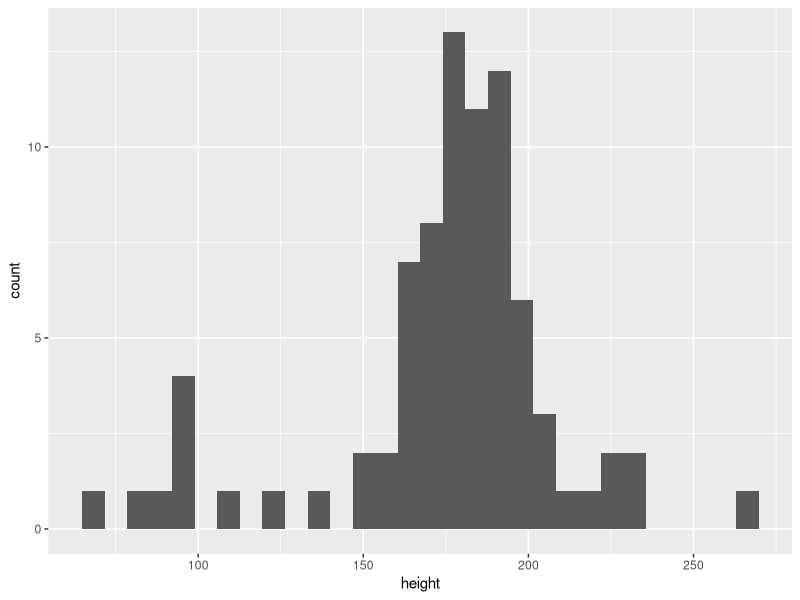
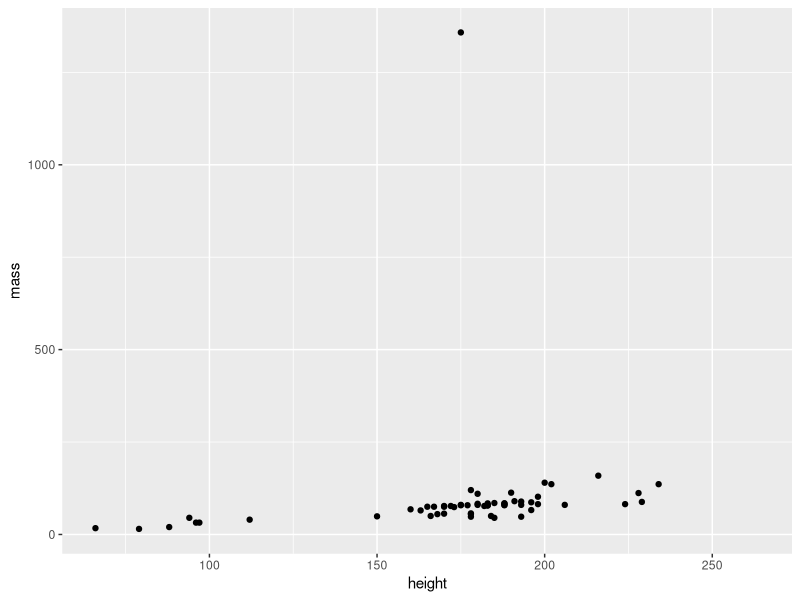
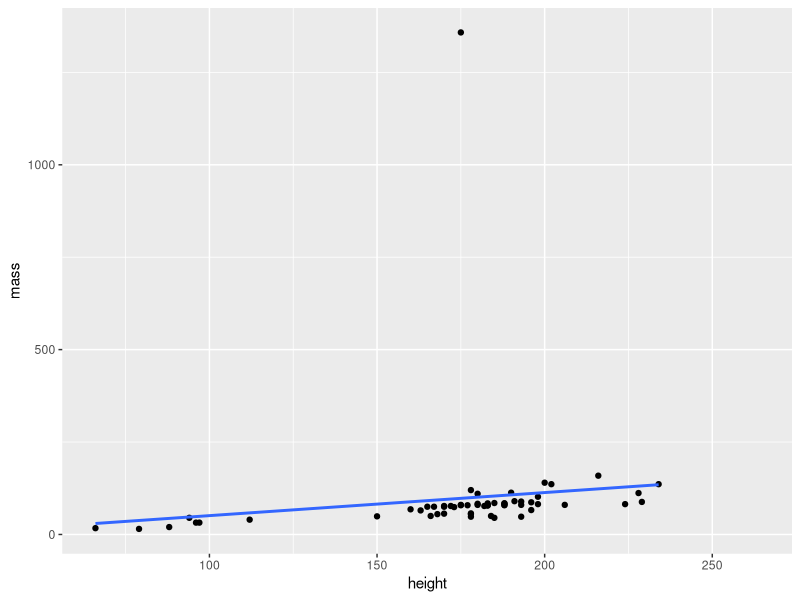
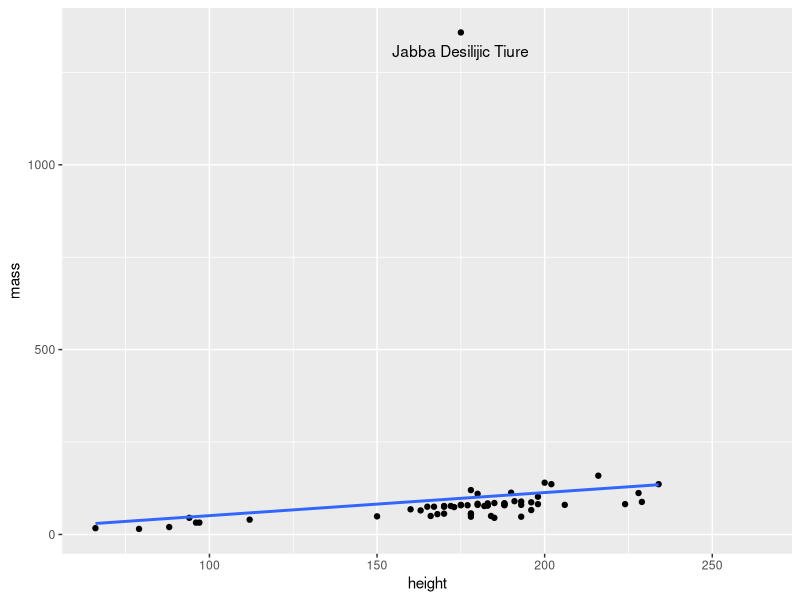
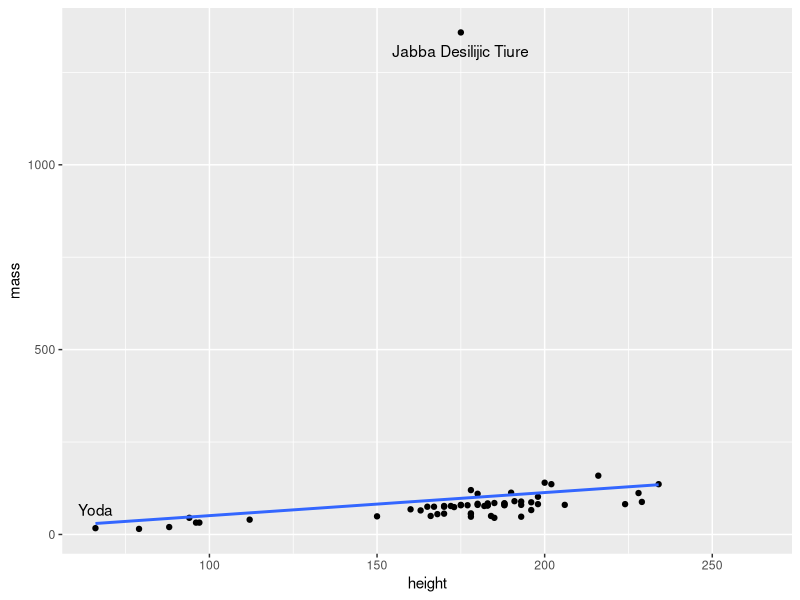
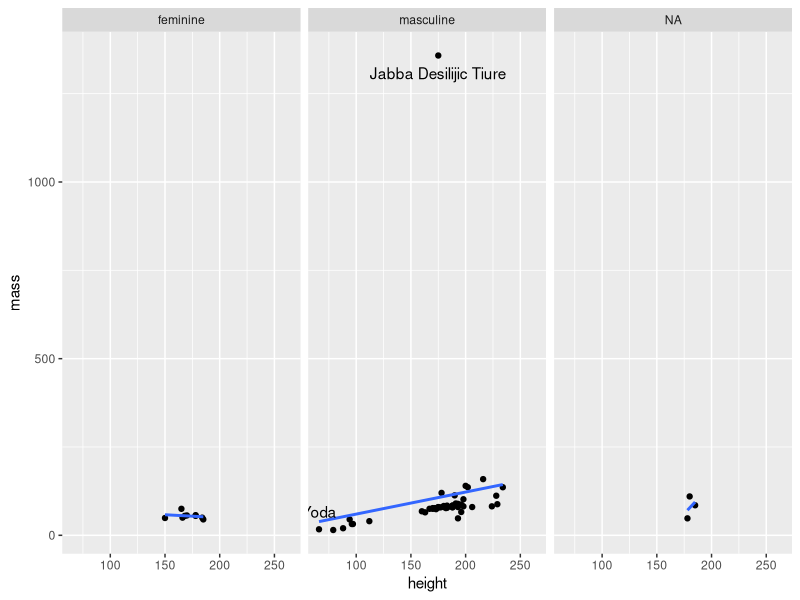
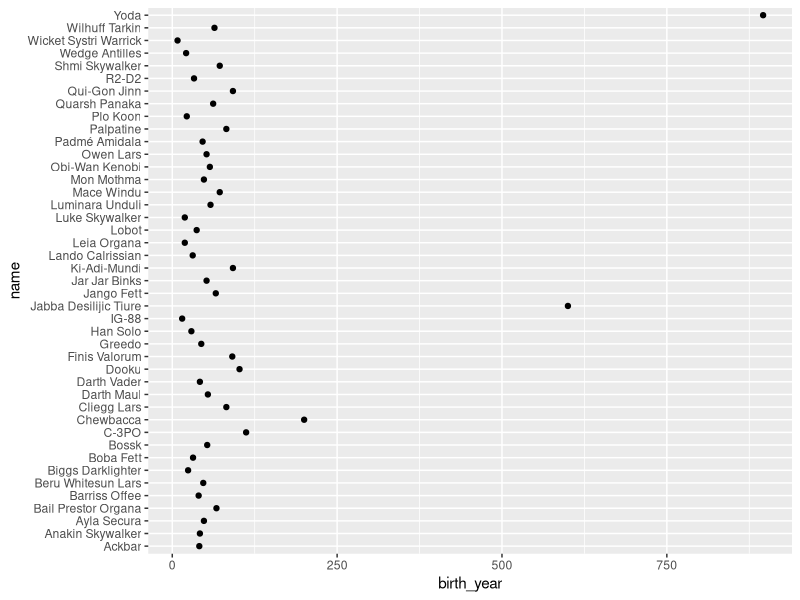
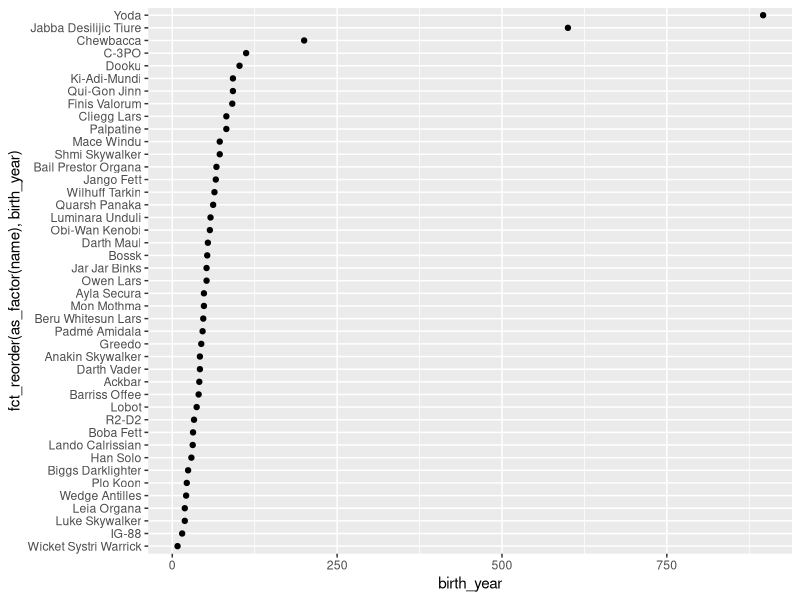

The R source for these figures, in order:
## ---- chunk 1

# Load required libraries

library(tidyverse)

## ---- chunk 2

# built-in data

starwars_chars <- starwars

## ---- chunk 3

# hint: height is numerical; 
# look for geoms that do a good job of summarizing numerical variables

ggplot(starwars_chars) +
  geom_histogram(aes(height))

## ---- chunk 4

# what geom is best for two numerical variables?

ggplot(starwars_chars, aes(height,mass)) +
  geom_point()

## ---- chunk 5

ggplot(starwars_chars, aes(height,mass)) +
  geom_point() +
  geom_smooth(method = "lm", se=FALSE)

## ---- chunk 6

# hint: you can use "data=" in a geom layer to use different data for that layer 

ggplot(starwars_chars, aes(height,mass)) +
  geom_point() +
  geom_smooth(method = "lm", se=FALSE) + 
  geom_text(data=starwars_chars %>% filter(mass > 1000), aes(label=name), nudge_y = -50)

## ---- chunk 7

ggplot(starwars_chars, aes(height,mass)) +
  geom_point() +
  geom_smooth(method = "lm", se=FALSE) + 
  geom_text(data=starwars_chars %>% filter(mass > 1000), aes(label=name), nudge_y = -50) + 
  geom_text(data=starwars_chars %>% filter(height < 75), aes(label=name), nudge_y = 50)

## ---- chunk 8

# hint: try facet_wrap

ggplot(starwars_chars, aes(height,mass)) +
  geom_point() +
  geom_smooth(method = "lm", se=FALSE) + 
  geom_text(data=starwars_chars %>% filter(mass > 1000), aes(label=name), nudge_y = -50) + 
  geom_text(data=starwars_chars %>% filter(height < 75), aes(label=name), nudge_y = 50) +
  facet_wrap(~gender)

## ---- chunk 9

# hint: many characters have NA for birth_year;
# try removing those characters before plotting

ggplot(starwars_chars %>% filter(!is.na(birth_year)), aes(birth_year, name)) +
  geom_point()

## ---- chunk 10

# hint: the forcats package (which is included in tidyvers) 
# has a useful function called fct_reorder that can be used on factors

ggplot(starwars_chars %>% filter(!is.na(birth_year)), aes(birth_year, fct_reorder(as_factor(name),birth_year))) +
  geom_point()

## ---- chunk 11

# hint: the forcats package (which is included in tidyvers) 
# has a useful function called fct_reorder that can be used on factors

ggplot(starwars_chars %>% filter(!is.na(birth_year)), aes(birth_year, fct_reorder(as_factor(name),birth_year))) +
  geom_point() +
  labs(y="name", x="age")

## ---- chunk 12


